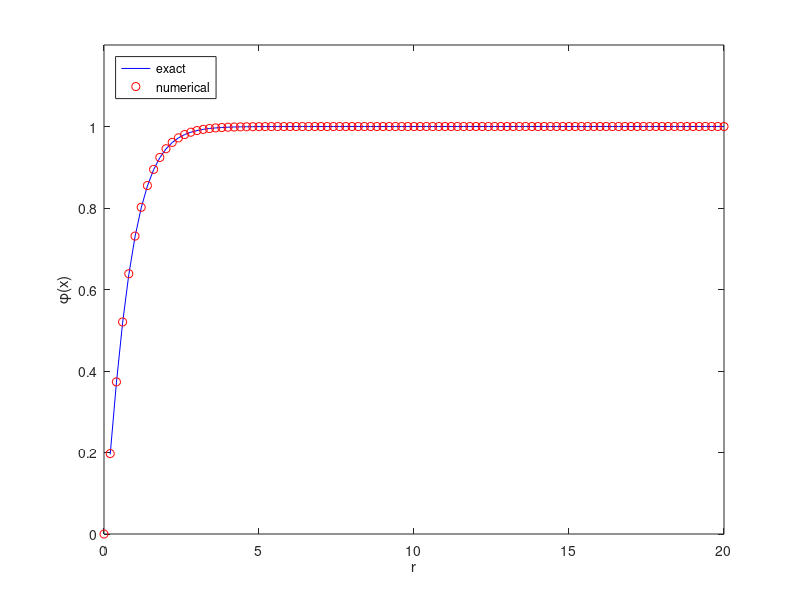

Here is the MATLAB script that generated this plot:
clear all
close all
clc

xa = 0;
xb = 20;
N = 100; % number of cells; N+1 is the number of grid points
L = xb-xa; % size of the domain
h = L/N; % grid spacing
r0 = 1;
x = linspace(xa,xb,N+1)'; % column vector of grid points

e=ones(N+1,1);
A=spdiags([-e,2*e,-e],(-1:1),N+1,N+1);
A(1,:)=zeros(1,N+1); A(1,1)=1;
A(N+1,:)=zeros(1,N+1); A(N+1,N+1)=1;
g = @(x) x.*((1./x)-(1+1./x).*exp(-2.*x));  % inline function for the exact solution
% g = @(x) (-4.*exp(-2.*x).*x - 2.*exp(-2.*x)-4.*exp(-2.*x).*x.^2-4.*exp(-2.*x).*x.^3+2)./x.^3; 
%  g = @(x) -4.*exp(-2.*x).*x;
f = @(x)((4.*x.*exp((-2.*x)./r0))./r0^3); % inline function for the exact right-hand-side

phi_exact = g(x); % exact solution at the grid points

ua = 0; % boundary condition
ub = 1; % boundary condition

b=h^2*f(x);
b(1)=ua; b(end)=ub;
% for i=2:N
% b(i) = (f(i+1)-2*f(i)+f(i-1))/h^2; 
% end

eigv = eigs(A); % for curiosity, we check the eigenvalues of A
phi = A\b; % solving the linear system


% plot(x,phi_exact,'b-');
plot(x,phi_exact,'b-',x,phi,'ro');
xlim([0 xb]);
ylim([0 1.2])
xlabel('r');
ylabel('\phi(x)');
legend('exact','numerical','location','northwest');